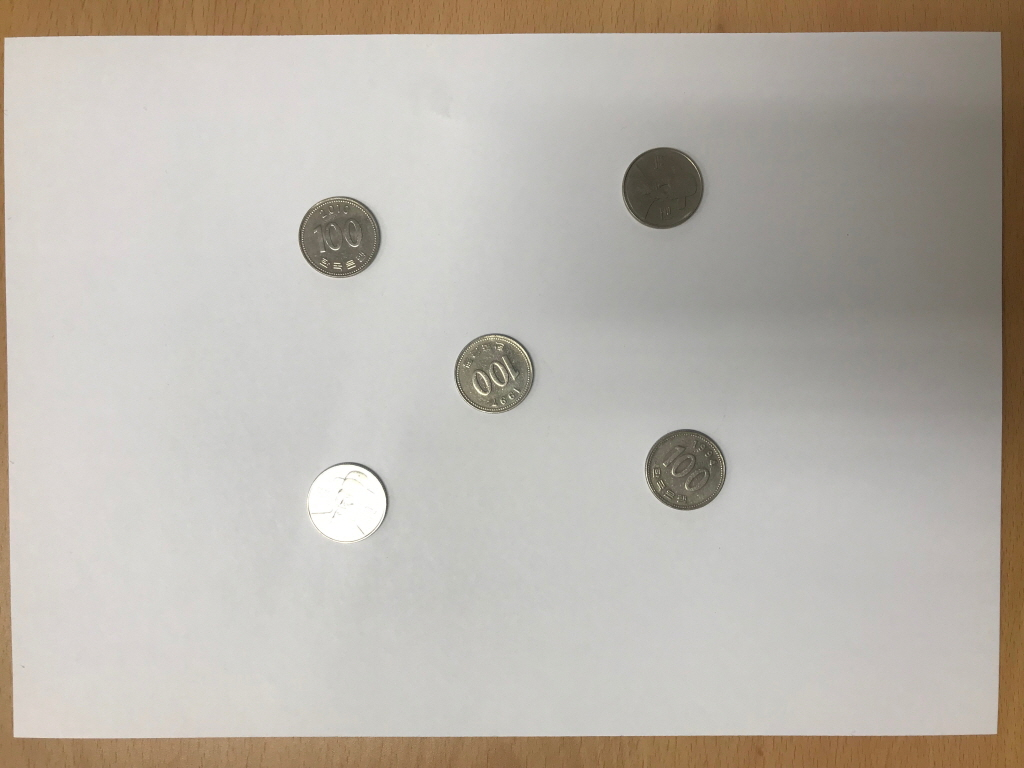
#> input picture sIMG_8253.JPG, 1024 x 768 px
$ jupyter execute homework4.ipynb
#> lines starting #> are read from the running program, lines starting #| are printed output that depends on the picture; after the words box and inside, x2 and y2 are one past the last pixel; in counts of white or black regions, pixels touching at a corner belong together
[cell 1]
import cv2
import numpy as np
from matplotlib import pyplot as plt

# 이미지 읽기
image = cv2.imread('sIMG_8253.JPG')
#> image is the input picture: shape (768, 1024, 3); mean B, G, R 171.7, 180, 185.7

# 그레이 스케일 변환
gray = cv2.cvtColor(image, cv2.COLOR_BGR2GRAY)
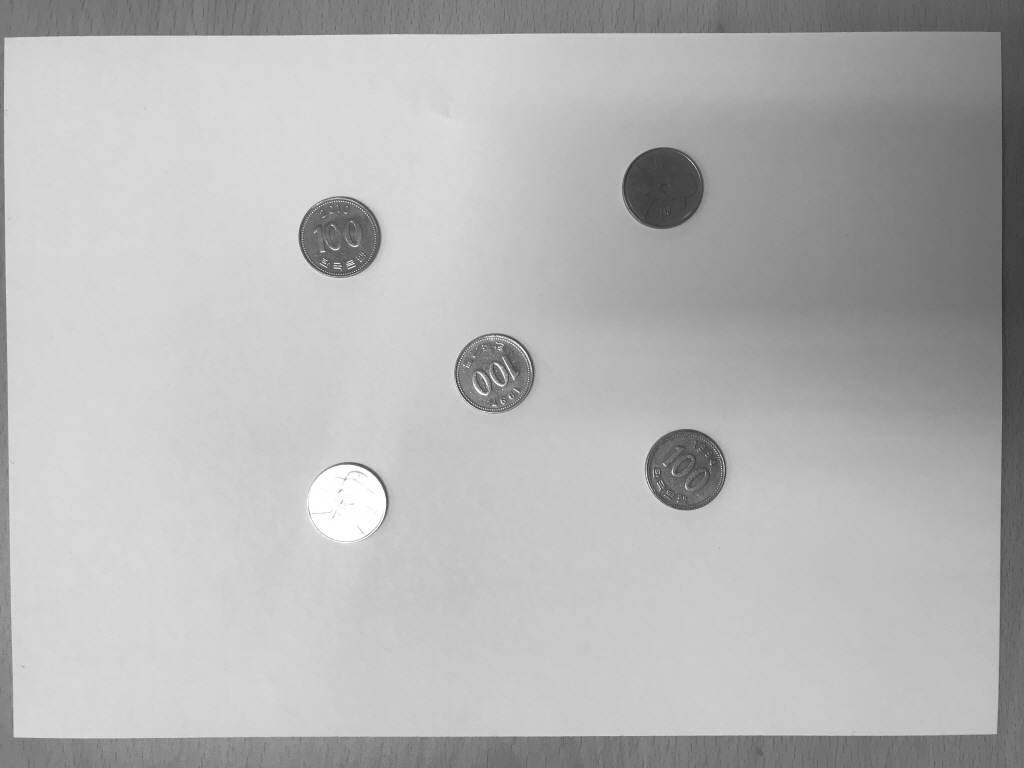
#> gray: shape (768, 1024); min 39, max 255, mean 180.8

# 가우시안 블러 적용
blurred = cv2.GaussianBlur(gray, (15, 15), 0)

# 케니 엣지 검출
edges = cv2.Canny(blurred, 30, 150)
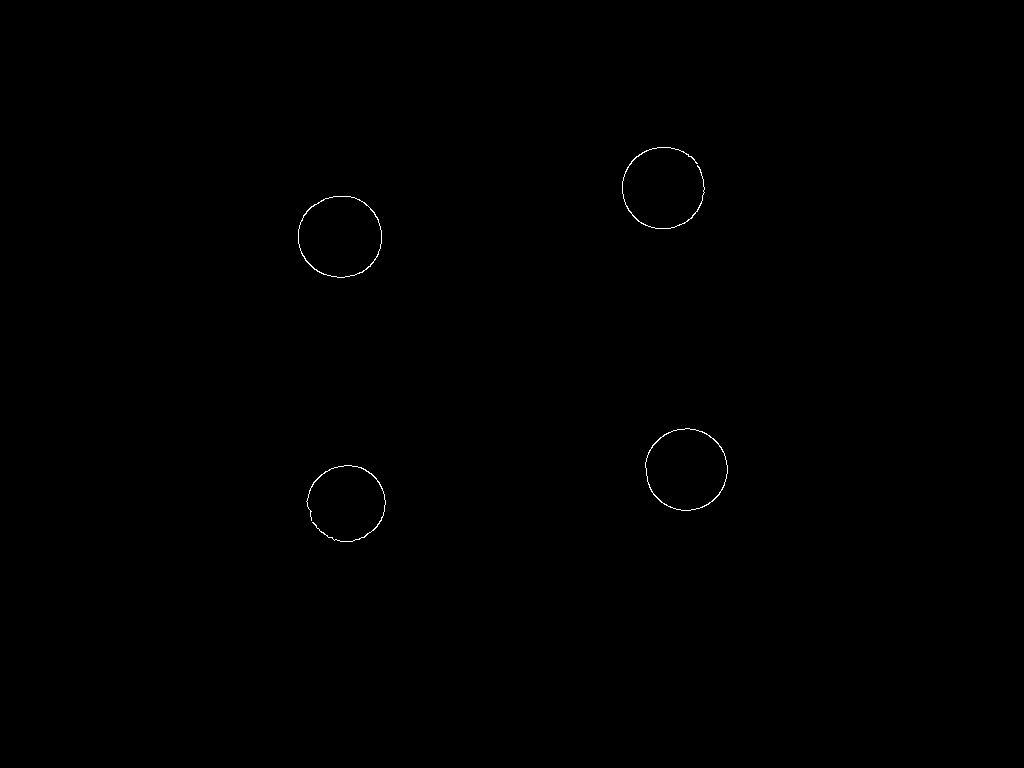
#> edges: shape (768, 1024); 0.15% white in thin lines or dots, all inside (x1, y1, x2, y2) = (298, 147, 728, 542)

# 윤곽선 찾기
contours, _ = cv2.findContours(edges.copy(), cv2.RETR_EXTERNAL, cv2.CHAIN_APPROX_SIMPLE)
#> contours = 4 contours; box (x1, y1, x2, y2) and area: (298, 196, 382, 278) 5360, (645, 428, 728, 511) 5246, (622, 147, 705, 229) 56, (306, 465, 386, 542) 54

# 동전 인식을 위한 반지름 범위 설정 (적절한 값을 설정해야 함)
min_radius = 10
max_radius = 50

# 동전 찾기
detected_coins = []
for contour in contours:
    (x, y), radius = cv2.minEnclosingCircle(contour)
    center = (int(x), int(y))
    radius = int(radius)

    # 설정한 반지름 범위 내에 있는 동전만 추가
    if min_radius <= radius <= max_radius:
        detected_coins.append((center, radius))
#> this loop made 4 passes
#> (x, y, radius, center) on passes 1 to 4: (345.5, 502.5, 39, (345, 502)), (685.8, 469, 41, (685, 469)), (339.5, 236.6, 42, (339, 236)), (663.4, 187.6, 41, (663, 187))
#> after the loop, detected_coins = [((345, 502), 39), ((685, 469), 41), ((339, 236), 42), ((663, 187), 41)]

# 동전을 원으로 표시한 이미지 생성
image_with_coins = image.copy()
for (center, radius) in detected_coins:
    cv2.circle(image_with_coins, center, radius, (0, 255, 0), 2)
#> this loop made 4 passes
#> (center, radius) on passes 1 to 4: ((345, 502), 39), ((685, 469), 41), ((339, 236), 42), ((663, 187), 41)
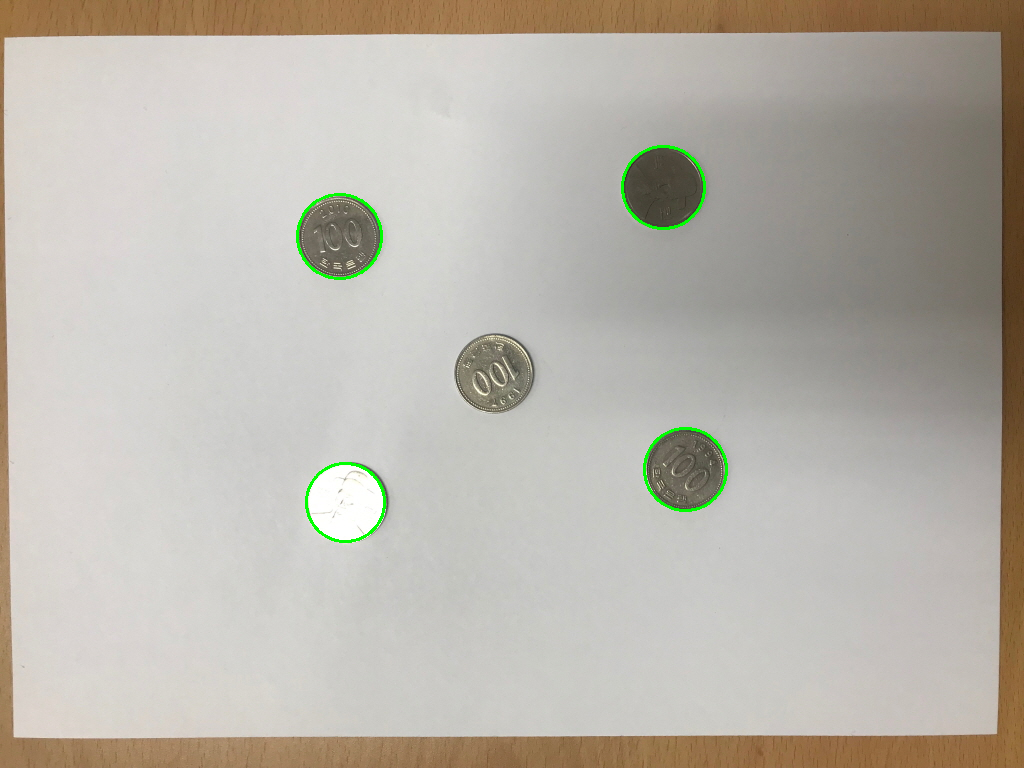
#> image_with_coins: shape (768, 1024, 3); 0.39% of pixels changed, all inside (x1, y1, x2, y2) = (296, 145, 728, 543)

# BGR 이미지를 RGB로 변환
image_with_coins_rgb = cv2.cvtColor(image_with_coins, cv2.COLOR_BGR2RGB)

# 원본 이미지와 결과 이미지를 함께 시각화
plt.figure(figsize=(10, 5))

plt.subplot(1, 2, 1)
plt.imshow(image[:, :, ::-1])  # BGR to RGB
plt.title('Original Image')
plt.axis('off')

plt.subplot(1, 2, 2)
plt.imshow(image_with_coins_rgb)
plt.title('Detected Coins')
plt.axis('off')

plt.show()
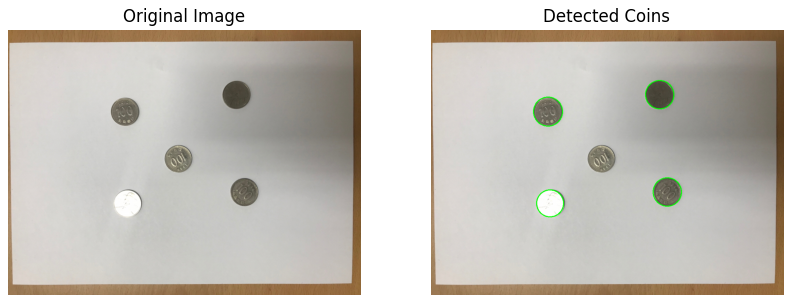
#> figure drawn by matplotlib, 2 panels
